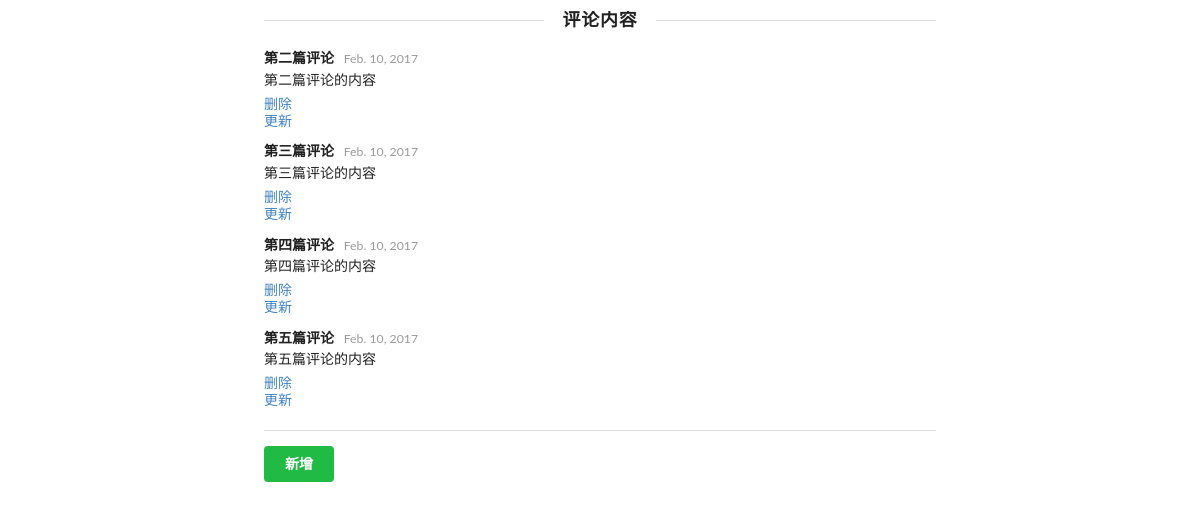
Screenshot of /add/ with the database file from the repository.
### firstapp/models.py (models this page shows, shortened)
class Comment(models.Model):
    name = models.CharField(max_length=10)
    content = models.TextField()
    createtime = models.DateField(auto_now=True)

### firstapp/views.py (the view, shortened to what this page needs)
# urls.py: url(r'^add/', add, name="add"),
def add(request):
    if request.method == "GET":
        form = CommentForm
    context = {}
    comment_list = Comment.objects.all()
    context['comment_list'] = comment_list
    context['form'] = form
    return render(request, 'add.html', context)

### firstapp/templates/add.html (shortened to what this page needs)
{% load staticfiles %}
<!DOCTYPE html>
<html>
    <head>
        <link rel="stylesheet" href="{% static 'css/semantic.css' %}" media="screen" title="no title" charset="utf-8">
    </head>
    <body>
        <div class="ui segment container" style="width:700px;border:none;box-shadow:none">
            <h3 class="ui horizontal divider header" style="">评论内容</h3>
            <div class="ui comments" style="border:none">
                {% for comment in comment_list %}
                    <div class="comment">
                        <div class="content">
                            <a href="#" class="author">{{ comment.name }}</a>
                            <div class="metadata">
                                <div class="date">
                                    {{ comment.createtime }}
                                </div>
                            </div>
                            <p class="text" >
                                {{ comment.content }}
                            </p>
                            <div class="title header" ><a href="/delete/{{comment.id}}">删除</a></div>
                            <div class="title header" ><a href="/update/{{comment.id}}">更新</a></div>
                        </div>
                    </div>
                {% endfor %}
            </div>
            <div class="ui divider"></div>
            <button type="submit" class="ui green button" id="show">新增</button>
        </div>
    </body>
</html>

### rows the page displays
Comment: name "第二篇评论", createtime "Feb. 10, 2017", content "第二篇评论的内容"
Comment: name "第三篇评论", createtime "Feb. 10, 2017", content "第三篇评论的内容"
Comment: name "第四篇评论", createtime "Feb. 10, 2017", content "第四篇评论的内容"
Comment: name "第五篇评论", createtime "Feb. 10, 2017", content "第五篇评论的内容"
